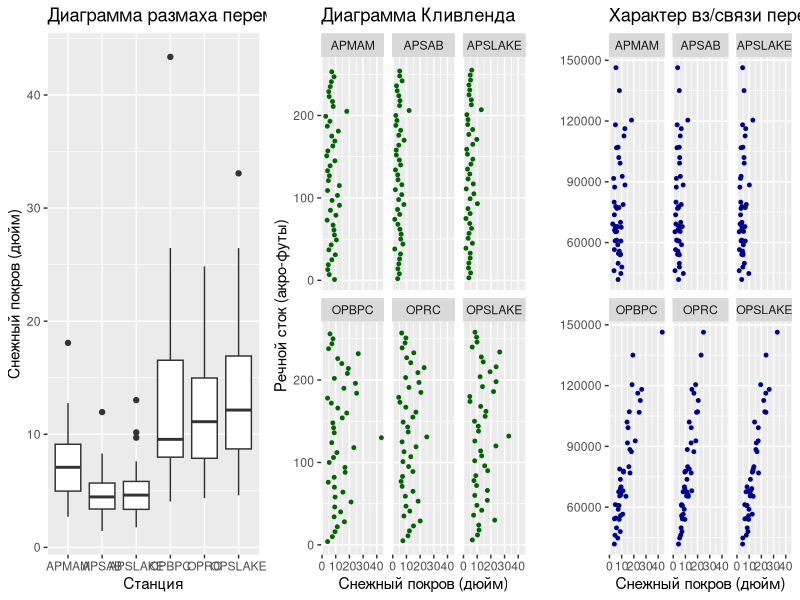
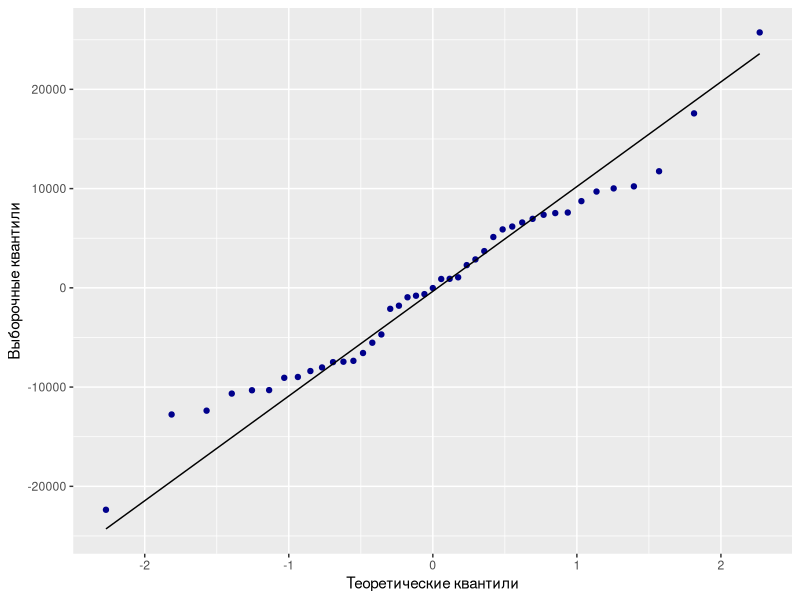
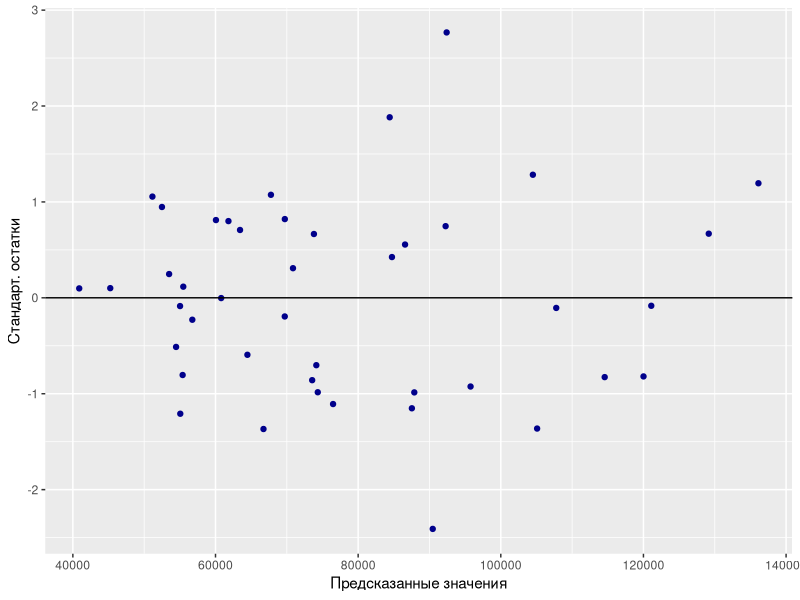
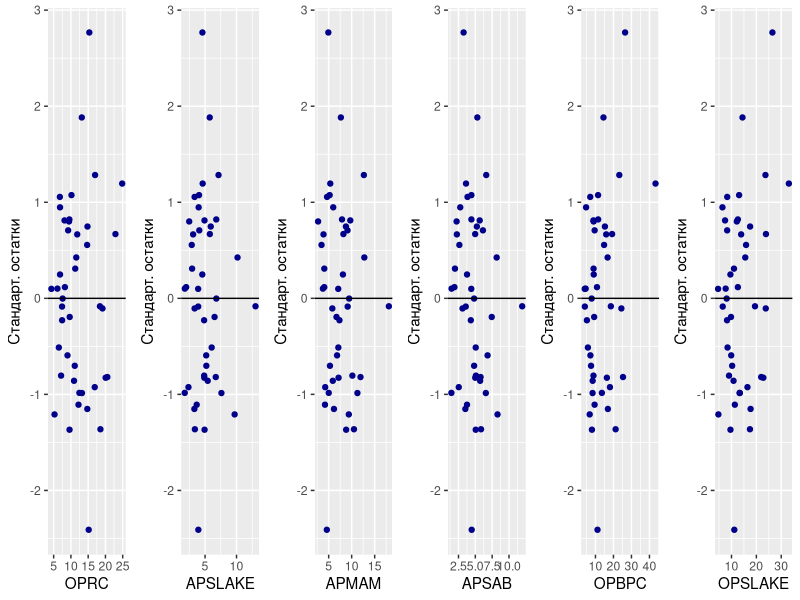
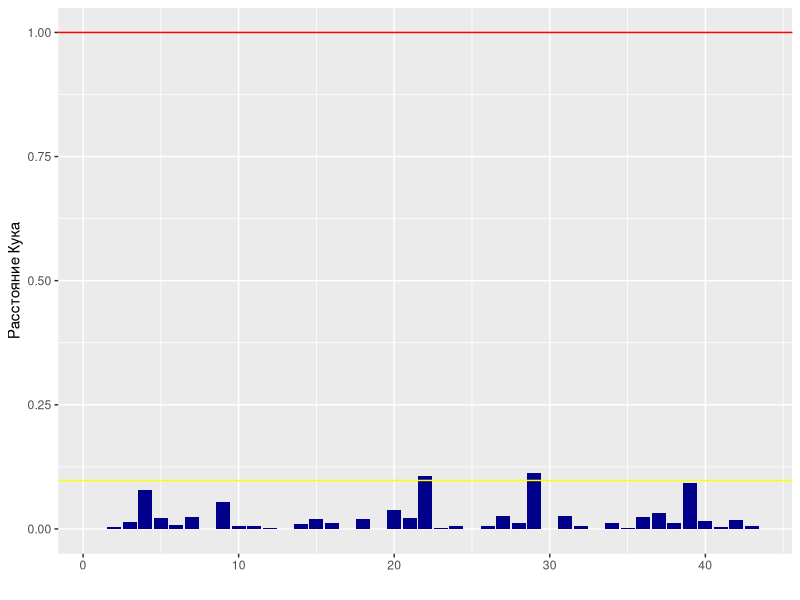
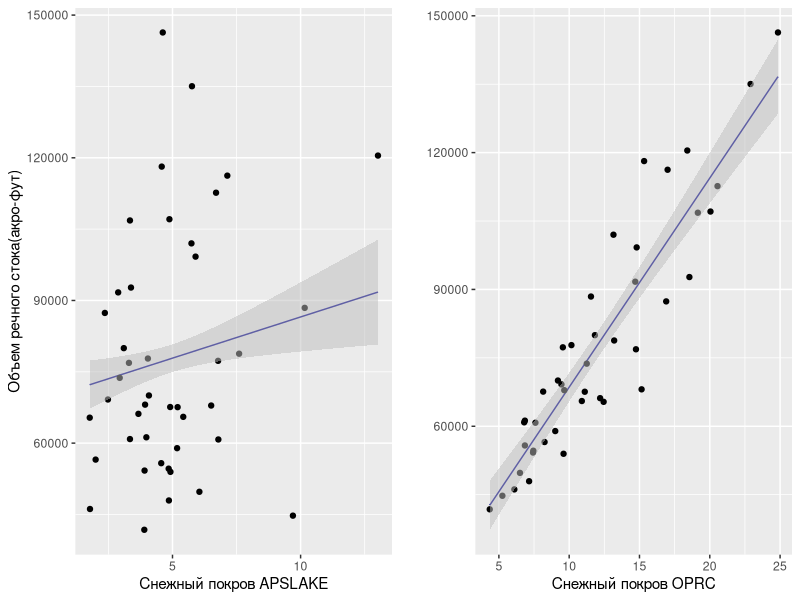

Reproduce these figures in R, in order.
## ---- chunk 1
knitr::opts_chunk$set(echo = TRUE)
## ---- chunk 2
# Загрузка необходимых пакетов
library(readxl)
library(ggplot2)
library(car)
library(tidyr)
library(cowplot)
library(knitr)
# Загрузка данных, трансформация в длинный формат: станция > site (factor), снежный покров > snowfall (num) 
rawdata <- read_xlsx("CourseProject_water.xlsx")
longdata <- rawdata %>% pivot_longer(cols = APMAM:OPSLAKE, names_to = "site", 
            names_transform  = list(site = as.factor),values_to = "snowfall" )
# Постоение диаграммы размахов
plot1a <- ggplot(longdata, aes(x = site, y = snowfall)) + 
    geom_boxplot() +
    labs(title = "Диаграмма размаха переменных") + xlab("Станция") + ylab("Снежный покров (дюйм)")
# Диаграмма Кливленда 
plot2a <- ggplot(longdata, aes(y = 1:nrow(longdata), x = snowfall)) +
    geom_point(size = 1, color = "darkgreen") +
    facet_wrap(~ site) +
    labs(title = "Диаграмма Кливленда") + xlab("Снежный покров (дюйм)") + ylab("Речной сток (акро-футы)")
# Построение диаграммы характера взаимосвязи
plot3a <- ggplot(longdata, aes(x = snowfall, y = BSAAM)) +
    geom_point(size = 1, color = "darkblue") +
    facet_wrap(~ site) +
    labs(title = "Характер вз/связи переменных") + xlab("Снежный покров (дюйм)") + ylab("")
# Общий плот a с тремя диаграммами
plot_a <- plot_grid(plot1a, plot2a, plot3a, nrow = 1)
# Моделирование
model0 = lm(BSAAM ~ .-Year, data = rawdata)
sum_model0 <- summary(model0)
# Проверка на мультиколленеарность и последовательное удаление предикторов с VIF > 2
vif1 <- vif(model0)
model1 <- update(model0, ~.-OPSLAKE)
vif2 <- vif(model1)
model2 <- update(model1, ~.-APSAB)
vif3 <- vif(model2)
model3 <- update(model2, ~.-OPBPC)
vif54 <- vif(model3)
model4 <- update(model3, ~.-APMAM)
vif5 <- vif(model4)
sum_model4 <- summary(model4)
f <- sum_model4$fstatistic

# Проверка валидности модели: график остатков от предсказанных значений
residuals <- fortify(model4, data = rawdata)
res_plot <- ggplot(residuals, aes(x = .fitted, y = .stdresid)) +
    geom_point(color = "darkblue") +
    geom_hline(yintercept = 0) +
    xlab("Предсказанные значения") + ylab("Стандарт. остатки")
# Проверка валидности модели: график остатков от предикторов в модели/ не в модели
res_plot_APSLAKE <- res_plot + aes(x = APSLAKE)
res_plot_OPRC <- res_plot + aes(x = OPRC)
res_plot_APMAM <- res_plot + aes(x = APMAM)
res_plot_APSAB <- res_plot + aes(x = APSAB)
res_plot_OPBPC <- res_plot + aes(x = OPBPC)
res_plot_OPSLAKE <- res_plot + aes(x = OPSLAKE)
res_plot_vars<- plot_grid(res_plot_OPRC, res_plot_APSLAKE, res_plot_APMAM, res_plot_APSAB, res_plot_OPBPC, res_plot_OPSLAKE, nrow = 1)    
# Проверка валидности модели: расчет порогового значения и график расстояний Кука
cook_limit_s <- 4/(nrow(rawdata) - 2)
cook_limit_l <- 1
res_plot_cook <- ggplot(residuals, aes(x = 1:nrow(residuals), y = .cooksd)) +
    geom_bar(stat = "identity", fill = "darkblue") +
    geom_hline(yintercept = cook_limit_s, color = "yellow") +
    geom_hline(yintercept = cook_limit_l, color = "red") +
    xlab("") + ylab("Расстояние Кука")
# Проверка валидности модели: нормальное распределение остатков
res_plot_norm <- ggplot(residuals, aes(sample = .resid))+
    stat_qq(color = "darkblue") + stat_qq_line() +
    xlab("Теоретические квантили") + ylab("Выборочные квантили")

# Частный F-критерий
model4_reduced <- drop1(model4, test = "F")

# График предсказаний
new_data_APSLAKE <- data.frame(APSLAKE = seq(min(rawdata$APSLAKE), max(rawdata$APSLAKE), length.out = 43), OPRC = mean(rawdata$OPRC))
predict_APSLAKE <- predict(model4, new_data_APSLAKE, interval = "confidence")

new_data_OPRC <- data.frame(APSLAKE = mean(rawdata$APSLAKE) , OPRC = seq(min(rawdata$OPRC), max(rawdata$OPRC), length.out = 43) )
predict_OPRC <- predict(model4, new_data_OPRC, interval = "confidence")

predicteddata <- data.frame(rawdata, new_data_APSLAKE, predict_APSLAKE, new_data_OPRC, predict_OPRC)

pred_plot_APSLKE <- ggplot(predicteddata, aes(x = APSLAKE.1, y = fit)) +
    geom_line(color = "darkblue") +
    geom_point(aes(x = APSLAKE, y = BSAAM)) +
    geom_ribbon(data = predicteddata, aes(ymin = lwr, ymax = upr), fill = "gray", alpha = 0.5) +
    xlab("Снежный покров APSLAKE") + ylab("Объем речного стока(акро-фут)")

pred_plot_OPRC <- ggplot(predicteddata, aes(x = OPRC.2, y = fit.1)) +
    geom_line(color = "darkblue") +
    geom_point(aes(x = OPRC, y = BSAAM)) +
    geom_ribbon(data = predicteddata, aes(ymin = lwr.1, ymax = upr.1), fill = "gray", alpha = 0.5) +
    xlab("Снежный покров OPRC") + ylab("")

plotb <- plot_grid(pred_plot_APSLKE, pred_plot_OPRC, label_x = "Снежный покров (дюйм)")
## ---- chunk 3
    plot_a
## ---- chunk 4
vif5
## ---- chunk 5
res_plot_norm
## ---- chunk 6
res_plot
## ---- chunk 7
res_plot_vars
## ---- chunk 8
res_plot_cook
## ---- chunk 9
model4_reduced
## ---- chunk 10
plotb
